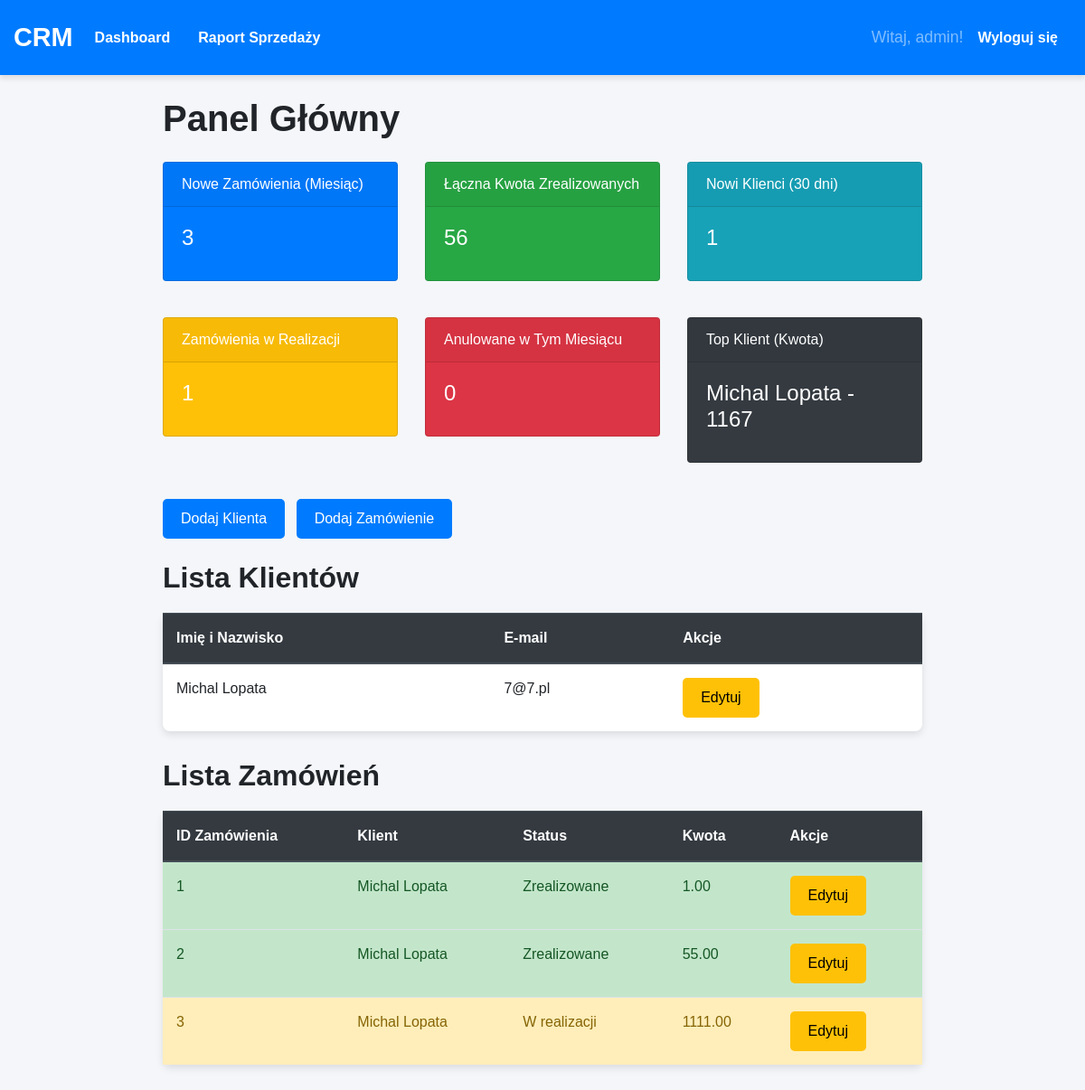
Before: / (signed in) with the older database file.
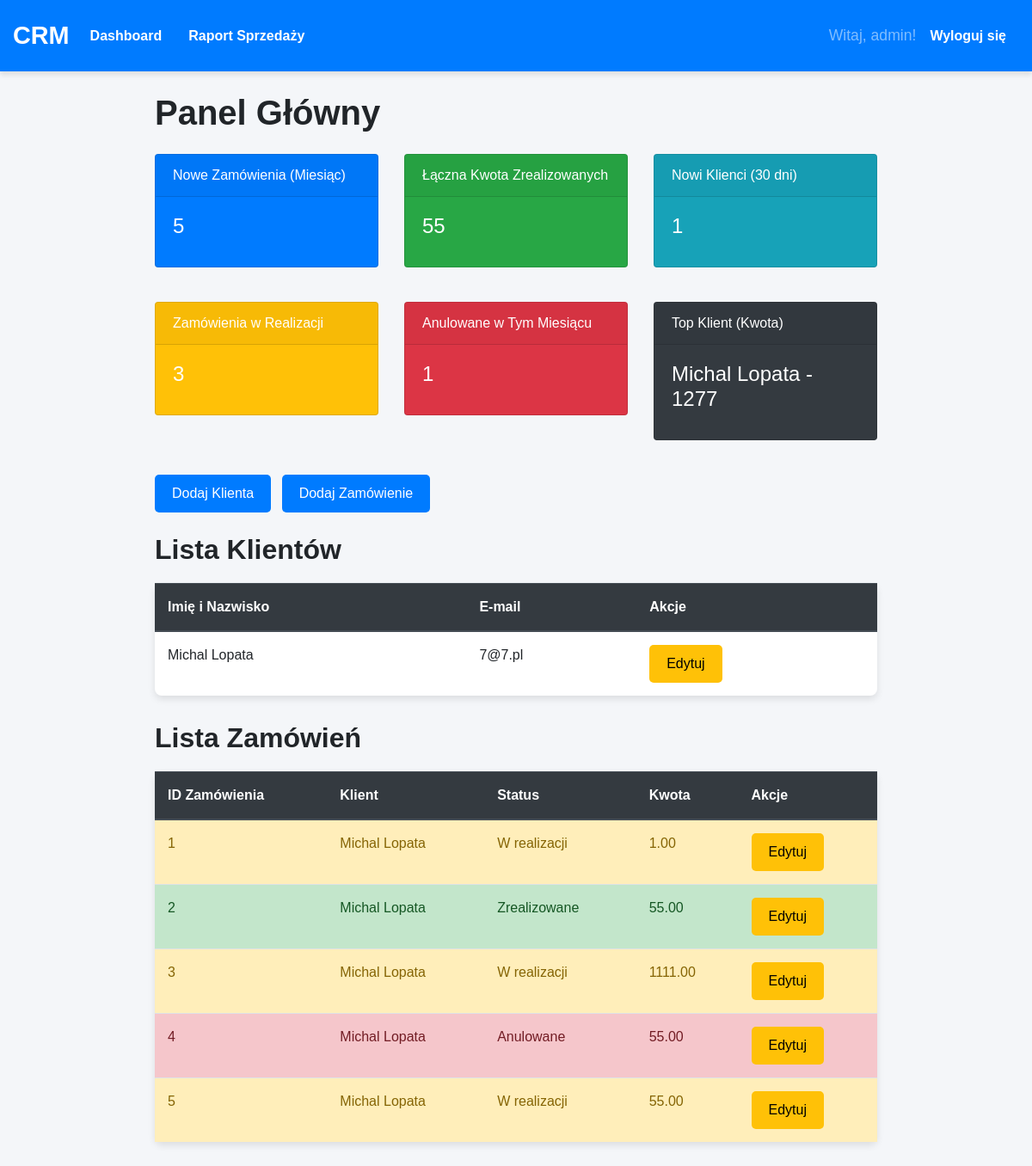
After: the same page with the newer database file.
### crm_app/models.py (models this page shows, shortened)
class Klient(models.Model):
    imie = models.CharField(max_length=50)
    nazwisko = models.CharField(max_length=50)
    adres = models.CharField(max_length=255)
    numer_telefonu = models.CharField(max_length=20)
    email = models.EmailField(unique=True)
    kategoria = models.CharField(max_length=10, choices=[
        ('nowy', 'Nowy'),
        ('staly', 'Stały'),
        ('VIP', 'VIP'),
    ])
    data_dodania = models.DateTimeField(auto_now_add=True)
    def __str__(self):
        return f"{self.imie} {self.nazwisko}"

class Zamowienie(models.Model):
    klient = models.ForeignKey(Klient, on_delete=models.CASCADE)
    data_zamowienia = models.DateTimeField(auto_now_add=True)
    status = models.CharField(max_length=15, choices=[
        ('w_realizacji', 'W realizacji'),
        ('zrealizowane', 'Zrealizowane'),
        ('anulowane', 'Anulowane'),
    ])
    kwota = models.DecimalField(max_digits=10, decimal_places=2)

### crm_app/views.py (the view)
# urls.py: path('', views.dashboard, name='dashboard'),
@login_required
def dashboard(request):
    klienci = Klient.objects.all()
    zamowienia = Zamowienie.objects.all()
    nowe_zamowienia_ilosc = zamowienia.filter(data_zamowienia__month=now().month).count()
    kwota_zrealizowanych = zamowienia.filter(status='zrealizowane').aggregate(Sum('kwota'))['kwota__sum'] or 0
    nowi_klienci = klienci.filter(data_dodania__gte=now() - timedelta(days=30)).count()
    zamowienia_w_realizacji_ilosc = zamowienia.filter(status='w_realizacji').count()
    anulowane_w_miesiacu = zamowienia.filter(status='anulowane', data_zamowienia__month=now().month).count()
    top_klient = zamowienia.values('klient__imie', 'klient__nazwisko').annotate(total_kwota=Sum('kwota')).order_by('-total_kwota').first()
    context = {
        'klienci': klienci,
        'zamowienia': zamowienia,
        'nowe_zamowienia_ilosc': nowe_zamowienia_ilosc,
        'kwota_zrealizowanych': kwota_zrealizowanych,
        'nowi_klienci': nowi_klienci,
        'zamowienia_w_realizacji_ilosc': zamowienia_w_realizacji_ilosc,
        'anulowane_w_miesiacu': anulowane_w_miesiacu,
        'top_klient': top_klient,
    }
    return render(request, 'crm_app/dashboard.html', context)

### crm_app/templates/crm_app/dashboard.html (shortened to what the changed rows need)
{% extends 'crm_app/base.html' %}
{% load static %}
{% block content %}
    <div class="container mt-4">
        <h1>Panel Główny</h1>
        <div class="row my-4">
            <div class="col-md-4">
                <div class="card text-white bg-primary mb-3">
                    <div class="card-body">
                        <h4 class="card-title">{{ nowe_zamowienia_ilosc }}</h4>
                    </div>
                </div>
            </div>
            <div class="col-md-4">
                <div class="card text-white bg-success mb-3">
                    <div class="card-body">
                        <h4 class="card-title">{{ kwota_zrealizowanych|default:"0.00" }}</h4>
                    </div>
                </div>
            </div>
        </div>
        <div class="row my-4">
            <div class="col-md-4">
                <div class="card text-white bg-warning mb-3">
                    <div class="card-body">
                        <h4 class="card-title">{{ zamowienia_w_realizacji_ilosc }}</h4>
                    </div>
                </div>
            </div>
            <div class="col-md-4">
                <div class="card text-white bg-danger mb-3">
                    <div class="card-body">
                        <h4 class="card-title">{{ anulowane_w_miesiacu }}</h4>
                    </div>
                </div>
            </div>
            <div class="col-md-4">
                <div class="card text-white bg-dark mb-3">
                    <div class="card-body">
                        <h4 class="card-title">
                            {% if top_klient %}
                                {{ top_klient.klient__imie }} {{ top_klient.klient__nazwisko }} - {{ top_klient.total_kwota }}
                            {% else %}
                                Brak danych
                            {% endif %}
                        </h4>
                    </div>
                </div>
            </div>
        </div>
        <h2 class="mt-4">Lista Klientów</h2>
        <table class="table table-hover">
            <thead class="thead-dark">
                <tr>
                    <th>Imię i Nazwisko</th>
                    <th>E-mail</th>
                    <th>Akcje</th>
                </tr>
            </thead>
            <tbody>
                {% for klient in klienci %}
                    <tr>
                        <td>{{ klient.imie }} {{ klient.nazwisko }}</td>
                        <td>{{ klient.email }}</td>
                        <td>
                            {% if perms.crm_app.change_klient %}
                                <a href="{% url 'edytuj-klienta' klient.id %}" class="btn btn-sm btn-warning">Edytuj</a>
                            {% endif %}
                        </td>
                    </tr>
                {% empty %}
                    <tr>
                        <td colspan="3">Brak klientów.</td>
                    </tr>
                {% endfor %}
            </tbody>
        </table>
        <h2 class="mt-4">Lista Zamówień</h2>
        <table class="table table-hover">
            <thead class="thead-dark">
                <tr>
                    <th>ID Zamówienia</th>
                    <th>Klient</th>
                    <th>Status</th>
                    <th>Kwota</th>
                    <th>Akcje</th>
                </tr>
            </thead>
            <tbody>
                {% for zamowienie in zamowienia %}
                    <tr
                        {% if zamowienie.status == 'w_realizacji' %}
                            class="table-warning"
                        {% elif zamowienie.status == 'anulowane' %}
                            class="table-danger"
                        {% elif zamowienie.status == 'zrealizowane' %}
                            class="table-success"
                        {% endif %}
                    >
                        <td>{{ zamowienie.id }}</td>
                        <td>{{ zamowienie.klient }}</td>
                        <td>{{ zamowienie.get_status_display }}</td>
                        <td>{{ zamowienie.kwota }}</td>
                        <td>
                            {% if perms.crm_app.change_zamowienie %}
                                <a href="{% url 'edytuj-zamowienie' zamowienie.id %}" class="btn btn-sm btn-warning">Edytuj</a>
                            {% endif %}
                        </td>
                    </tr>
                {% empty %}
                    <tr>
                        <td colspan="5">Brak zamówień.</td>
                    </tr>
                {% endfor %}
            </tbody>
        </table>
    </div>
{% endblock %}

Changed rows visible on the page:
changed Zamowienie id 1: status "Zrealizowane" → "W realizacji"
added Zamowienie: id "4", klient "Michal Lopata", status "Anulowane", kwota "55.00"
added Zamowienie: id "5", klient "Michal Lopata", status "W realizacji", kwota "55.00"
Other visible differences:
{{ nowe_zamowienia_ilosc }}: "3" → "5"
{{ kwota_zrealizowanych|default:"0.00" }}: "56" → "55"
{{ zamowienia_w_realizacji_ilosc }}: "1" → "3"
{{ anulowane_w_miesiacu }}: "0" → "1"
{{ top_klient.total_kwota }}: "1167" → "1277"
